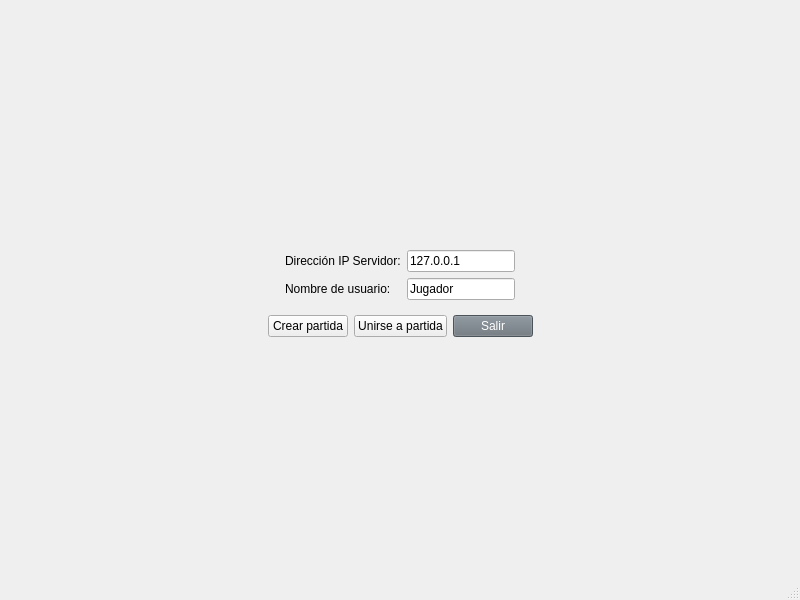
<?xml version="1.0" encoding="UTF-8"?>
<ui version="4.0">
 <class>MainWindow</class>
 <widget class="QMainWindow" name="MainWindow">
  <property name="geometry">
   <rect>
    <x>0</x>
    <y>0</y>
    <width>800</width>
    <height>600</height>
   </rect>
  </property>
  <property name="windowTitle">
   <string>Juego INFO198</string>
  </property>
  <widget class="QWidget" name="centralwidget">
   <layout class="QVBoxLayout" name="verticalLayout_Main">
    <item>
     <widget class="QStackedWidget" name="stackedWidget">
      <property name="currentIndex">
       <number>0</number> </property>
      <widget class="QWidget" name="ConnectionPage">
       <layout class="QVBoxLayout" name="verticalLayout_Conn">
        <item>
         <spacer name="verticalSpacer_ConnTop">
          <property name="orientation">
           <enum>Qt::Vertical</enum>
          </property>
          <property name="sizeHint" stdset="0">
           <size>
            <width>20</width>
            <height>40</height>
           </size>
          </property>
         </spacer>
        </item>
        <item alignment="Qt::AlignHCenter">
         <widget class="QWidget" name="widget_ConnForm" native="true">
          <layout class="QFormLayout" name="formLayout_Conn">
           <item row="0" column="0">
            <widget class="QLabel" name="label_IP">
             <property name="text">
              <string>Dirección IP Servidor:</string>
             </property>
            </widget>
           </item>
           <item row="0" column="1">
            <widget class="QLineEdit" name="ipInput">
             <property name="text">
              <string>127.0.0.1</string>
             </property>
             <property name="placeholderText">
              <string>Ej: 192.168.1.10</string>
             </property>
            </widget>
           </item>
           <item row="1" column="0">
            <widget class="QLabel" name="label_Name">
             <property name="text">
              <string>Nombre de usuario:</string>
             </property>
            </widget>
           </item>
           <item row="1" column="1">
            <widget class="QLineEdit" name="nameInput">
             <property name="text">
              <string>Jugador</string>
             </property>
             <property name="placeholderText">
              <string>Tu nombre</string>
             </property>
            </widget>
           </item>
          </layout>
         </widget>
        </item>
        <item>
         <layout class="QHBoxLayout" name="horizontalLayout_ConnButtons">
          <item>
           <spacer name="horizontalSpacer_ConnLeft">
            <property name="orientation">
             <enum>Qt::Horizontal</enum>
            </property>
            <property name="sizeHint" stdset="0">
             <size>
              <width>40</width>
              <height>20</height>
             </size>
            </property>
           </spacer>
          </item>
          <item>
           <widget class="QPushButton" name="hostButton">
            <property name="text">
             <string>Crear partida</string>
            </property>
           </widget>
          </item>
          <item>
           <widget class="QPushButton" name="joinButton">
            <property name="text">
             <string>Unirse a partida</string>
            </property>
           </widget>
          </item>
          <item>
            <widget class="QPushButton" name="exitButton_ConnectionPage">
             <property name="text">
              <string>Salir</string>
             </property>
             <property name="styleSheet">
              <string notr="true">background-color: #6c757d; color: white;</string>
             </property>
            </widget>
          </item>
          <item>
           <spacer name="horizontalSpacer_ConnRight">
            <property name="orientation">
             <enum>Qt::Horizontal</enum>
            </property>
            <property name="sizeHint" stdset="0">
             <size>
              <width>40</width>
              <height>20</height>
             </size>
            </property>
           </spacer>
          </item>
         </layout>
        </item>
        <item>
         <spacer name="verticalSpacer_ConnBottom">
          <property name="orientation">
           <enum>Qt::Vertical</enum>
          </property>
          <property name="sizeHint" stdset="0">
           <size>
            <width>20</width>
            <height>40</height>
           </size>
          </property>
         </spacer>
        </item>
       </layout>
      </widget>

      <widget class="QWidget" name="LobbyPage">
       <layout class="QVBoxLayout" name="verticalLayout_Lobby">
        <item>
         <widget class="QLabel" name="label_TeamName">
          <property name="text">
           <string>Ingresa el nombre de tu equipo:</string>
          </property>
         </widget>
        </item>
        <item>
         <widget class="QLineEdit" name="teamNameInput"/>
        </item>
        <item>
         <widget class="QPushButton" name="addPlayerButton">
          <property name="text">
           <string>Unirse/Crear Equipo</string>
          </property>
         </widget>
        </item>
        <item>
         <widget class="QLabel" name="label_LobbyStatus">
          <property name="text">
           <string>Estado de la Sala:</string>
          </property>
         </widget>
        </item>
        <item>
         <widget class="QTextEdit" name="lobbyDisplay">
          <property name="readOnly">
           <bool>true</bool>
          </property>
         </widget>
        </item>
        <item alignment="Qt::AlignHCenter">
         <widget class="QPushButton" name="startGameButton">
          <property name="text">
           <string>Empezar Juego (Anfitrión)</string>
          </property>
          <property name="enabled">
           <bool>false</bool> </property>
         </widget>
        </item>
       </layout>
      </widget>

      <widget class="QWidget" name="GamePage">
       <layout class="QHBoxLayout" name="horizontalLayout_Game">
        <item>
         <layout class="QVBoxLayout" name="verticalLayout_GameLog">
          <item>
           <widget class="QLabel" name="label_GameLog">
            <property name="text">
             <string>Registro del Juego:</string>
            </property>
           </widget>
          </item>
          <item>
           <widget class="QTextEdit" name="logDisplay">
            <property name="readOnly">
             <bool>true</bool>
            </property>
            <property name="maximumWidth">
             <number>300</number> </property>
           </widget>
          </item>
         </layout>
        </item>
        <item>
         <layout class="QVBoxLayout" name="verticalLayout_GameArea">
          <item>
           <layout class="QHBoxLayout" name="horizontalLayout_Turn">
            <item>
             <widget class="QPushButton" name="nextTurnButton">
              <property name="text">
               <string>Lanzar Dado</string>
              </property>
              <property name="enabled">
               <bool>false</bool> </property>
             </widget>
            </item>
            <item>
             <widget class="QLabel" name="turnStatusLabel">
              <property name="text">
               <string>Esperando turno...</string>
              </property>
             </widget>
            </item>
            <item>
             <spacer name="horizontalSpacer_Turn">
              <property name="orientation">
               <enum>Qt::Horizontal</enum>
              </property>
              <property name="sizeHint" stdset="0">
               <size>
                <width>40</width>
                <height>20</height>
               </size>
              </property>
             </spacer>
            </item>
           </layout>
          </item>
          <item>
           <widget class="QScrollArea" name="scrollArea">
            <property name="widgetResizable">
             <bool>true</bool>
            </property>
            <widget class="QWidget" name="gameAreaWidget"> <property name="geometry">
              <rect>
               <x>0</x>
               <y>0</y>
               <width>100</width> <height>100</height>
              </rect>
             </property>
             <layout class="QVBoxLayout" name="gameLayout">
              <item>
               <widget class="QLabel" name="label_PlaceholderGame">
                <property name="text">
                 <string>Área del Juego (Puntuaciones, etc.)</string>
                </property>
                <property name="alignment">
                 <set>Qt::AlignCenter</set>
                </property>
               </widget>
              </item>
              <item>
               <spacer name="verticalSpacer_GameArea">
                <property name="orientation">
                 <enum>Qt::Vertical</enum>
                </property>
                <property name="sizeHint" stdset="0">
                 <size>
                  <width>20</width>
                  <height>40</height>
                 </size>
                </property>
               </spacer>
              </item>
             </layout>
            </widget>
           </widget>
          </item>
         </layout>
        </item>
       </layout>
      </widget>

      <widget class="QWidget" name="WinnerPage">
       <layout class="QVBoxLayout" name="verticalLayout_Winner">
        <item>
         <spacer name="verticalSpacer_WinTop">
          <property name="orientation">
           <enum>Qt::Vertical</enum>
          </property>
          <property name="sizeHint" stdset="0">
           <size>
            <width>20</width>
            <height>40</height>
           </size>
          </property>
         </spacer>
        </item>
        <item>
         <widget class="QLabel" name="winnerLabel">
          <property name="font">
           <font>
            <pointsize>26</pointsize>
            <italic>true</italic>
            <bold>true</bold>
           </font>
          </property>
          <property name="text">
           <string>¡¡Equipo X ha ganado!!</string>
          </property>
          <property name="alignment">
           <set>Qt::AlignCenter</set>
          </property>
         </widget>
        </item>
        <item>
         <spacer name="verticalSpacer_WinMid">
          <property name="orientation">
           <enum>Qt::Vertical</enum>
          </property>
          <property name="sizeType">
           <enum>QSizePolicy::Fixed</enum>
          </property>
          <property name="sizeHint" stdset="0">
           <size>
            <width>20</width>
            <height>40</height>
           </size>
          </property>
         </spacer>
        </item>
        <item alignment="Qt::AlignHCenter">
         <widget class="QPushButton" name="lobbyButton">
          <property name="text">
           <string>Volver a la Sala</string>
          </property>
         </widget>
        </item>
        <item>
         <spacer name="verticalSpacer_WinBottom">
          <property name="orientation">
           <enum>Qt::Vertical</enum>
          </property>
          <property name="sizeHint" stdset="0">
           <size>
            <width>20</width>
            <height>40</height>
           </size>
          </property>
         </spacer>
        </item>
       </layout>
      </widget>

     </widget>
    </item>
   </layout>
  </widget>
  <widget class="QMenuBar" name="menubar">
   <property name="geometry">
    <rect>
     <x>0</x>
     <y>0</y>
     <width>800</width>
     <height>22</height>
    </rect>
   </property>
  </widget>
  <widget class="QStatusBar" name="statusbar"/>
 </widget>
 <resources/>
 <connections/>
</ui>
